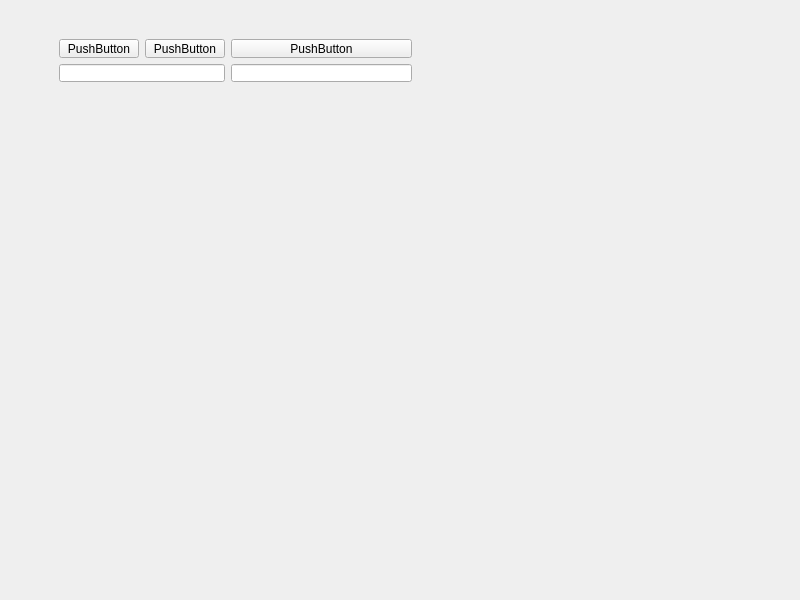
<?xml version="1.0" encoding="UTF-8"?>
<ui version="4.0">
 <class>MainWindow</class>
 <widget class="QMainWindow" name="MainWindow">
  <property name="geometry">
   <rect>
    <x>0</x>
    <y>0</y>
    <width>800</width>
    <height>600</height>
   </rect>
  </property>
  <property name="windowTitle">
   <string>MainWindow</string>
  </property>
  <widget class="QWidget" name="centralwidget">
   <widget class="QFrame" name="frame">
    <property name="geometry">
     <rect>
      <x>50</x>
      <y>30</y>
      <width>371</width>
      <height>61</height>
     </rect>
    </property>
    <layout class="QGridLayout" name="gridLayout">
     <item row="0" column="0">
      <widget class="QPushButton" name="pushButton">
       <property name="text">
        <string>PushButton</string>
       </property>
      </widget>
     </item>
     <item row="0" column="1">
      <widget class="QPushButton" name="pushButton_2">
       <property name="text">
        <string>PushButton</string>
       </property>
      </widget>
     </item>
     <item row="0" column="2">
      <widget class="QPushButton" name="pushButton_3">
       <property name="text">
        <string>PushButton</string>
       </property>
      </widget>
     </item>
     <item row="1" column="0" colspan="2">
      <widget class="QLineEdit" name="lineEdit"/>
     </item>
     <item row="1" column="2">
      <widget class="QLineEdit" name="lineEdit_2"/>
     </item>
    </layout>
   </widget>
  </widget>
  <widget class="QMenuBar" name="menubar">
   <property name="geometry">
    <rect>
     <x>0</x>
     <y>0</y>
     <width>800</width>
     <height>23</height>
    </rect>
   </property>
  </widget>
 </widget>
 <resources/>
 <connections/>
</ui>
